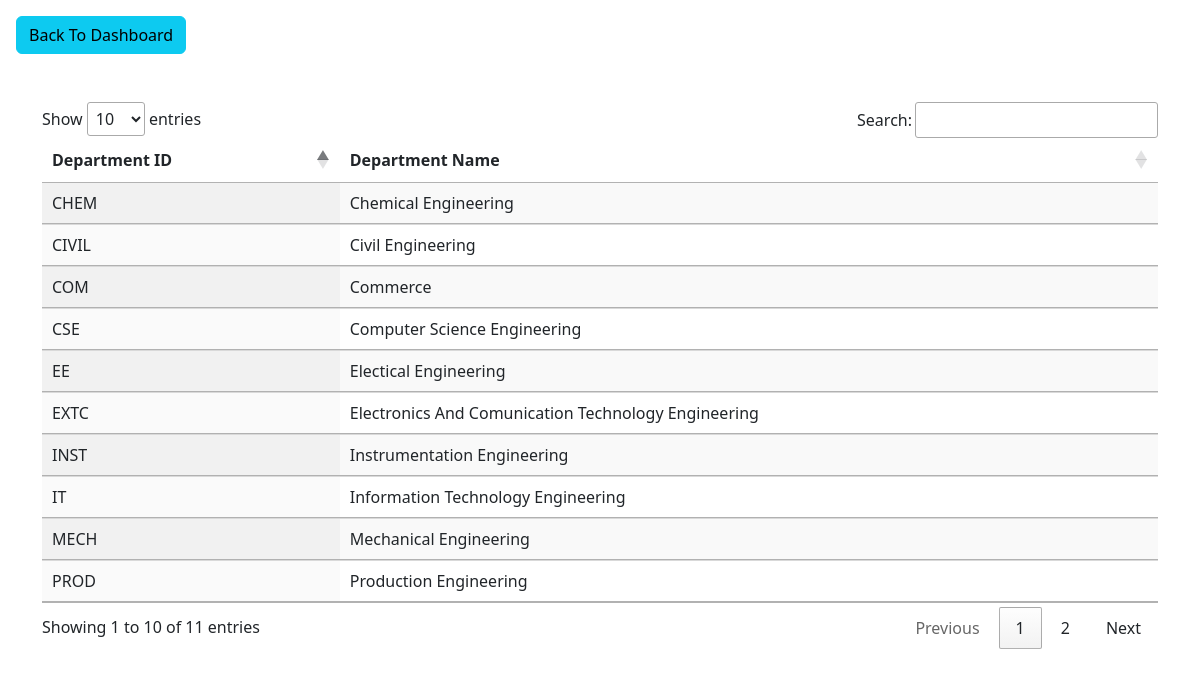
Page /branchList.php on the committed database.
### tables this page shows
CREATE TABLE `branch` (
  `BranchID` varchar(10) NOT NULL,
  `BranchName` varchar(255) NOT NULL
);

### branchList.php (the view, shortened to what this page needs)
<!DOCTYPE html>
<html>
<head>
    <?php include 'links.php' ?>
</head>
<body>
    <div>
    <a class="btn btn-info mt-3 ms-3" href="student.php">Back To Dashboard</a>
  </div>
	<div class="container mt-5">
		<div class="row">
			  <table id="example" class="table display" >
  <thead>
    <tr>
      <th scope="col">Department ID</th>
      <th scope="col">Department Name</th>
    </tr>
  </thead>
  <tbody>
    <?php
    $con= mysqli_connect("sql111.epizy.com","epiz_34114828","h1aMXRVCMDM");
    $result=mysqli_query($con,"SELECT * FROM `branch`");
    while($row=mysqli_fetch_assoc($result)){
      echo "
      <tr>
      <td>$row[BranchID]</td>
      <td>$row[BranchName]</td>
    </tr>
      ";
    }
    ?>
  </tbody>
</table>
		</div>
	</div>
</body>
</html>

### links.php (shortened to what this page needs)
<link href="https://cdn.jsdelivr.net/npm/bootstrap@5.3.0-alpha1/dist/css/bootstrap.min.css" rel="stylesheet"
>
<link rel="stylesheet" href="https://cdn.datatables.net/1.13.4/css/jquery.dataTables.min.css">
  <link rel="stylesheet" href="https://cdn.datatables.net/buttons/2.3.6/css/buttons.dataTables.min.css">

### rows in the picture
branch: BranchID "CHEM", BranchName "Chemical Engineering"
branch: BranchID "CIVIL", BranchName "Civil Engineering"
branch: BranchID "COM", BranchName "Commerce"
branch: BranchID "CSE", BranchName "Computer Science Engineering"
branch: BranchID "EE", BranchName "Electical Engineering"
branch: BranchID "EXTC", BranchName "Electronics And Comunication Technology Engineering"
branch: BranchID "INST", BranchName "Instrumentation Engineering"
branch: BranchID "IT", BranchName "Information Technology Engineering"
branch: BranchID "MECH", BranchName "Mechanical Engineering"
branch: BranchID "PROD", BranchName "Production Engineering"
